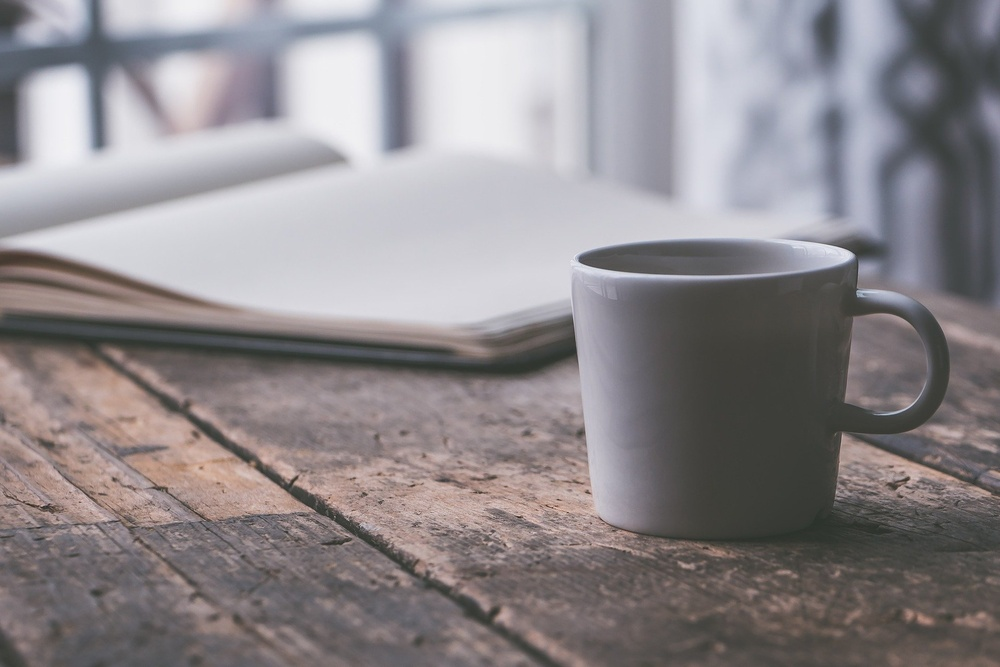
#> input picture matplotlib/coffee.jpg, 1000 x 667 px, shrunk from 1920 x 1280 before the run
$ python sample4.py
#> lines starting #> are read from the running program, lines starting #| are printed output that depends on the picture
import matplotlib.pyplot as plt


image = plt.imread('coffee.jpg')
#> image is the input picture: shape (667, 1000, 3); mean R, G, B 141.8, 136.8, 139.9
print(image.shape)
#| (667, 1000, 3)
print(image[2,2,2])
#| 78
image_grey = image[:, :, 0]
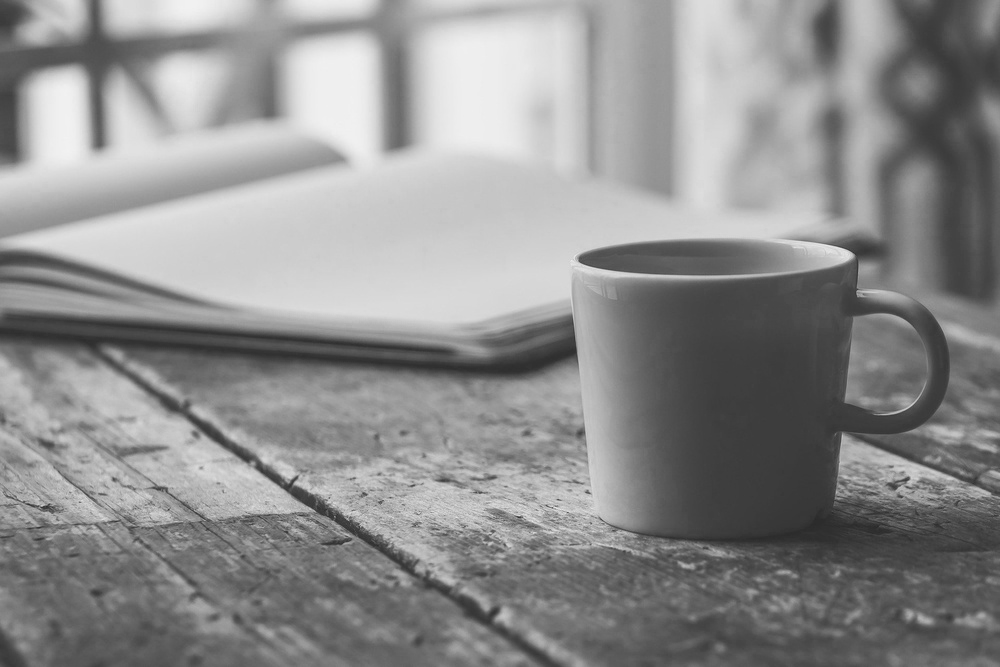
#> image_grey: shape (667, 1000); min 41, max 242, mean 141.8
plt.imshow(image_grey, cmap='gray')
plt.colorbar()
plt.show()
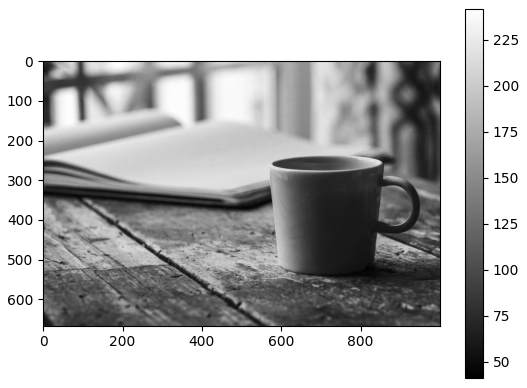
#> figure drawn by matplotlib, 2 panels
